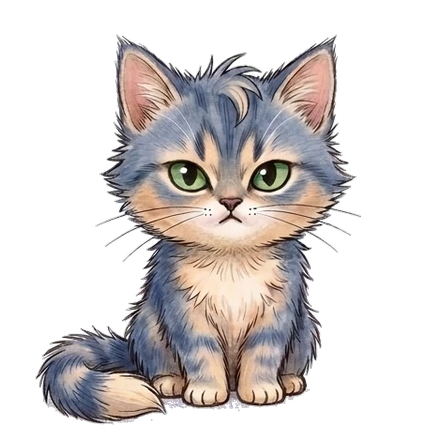
#> input picture assets/kiki/idle.webp, 448 x 448 px; its folder holds 4 pictures in this run
$ python smooth_kiki_sprites.py
#> lines starting #> are read from the running program, lines starting #| are printed output that depends on the picture
#!/usr/bin/env python3
"""Build silky ~18fps animated Kiki WebPs from dense hand-drawn keyframes + DIS optical flow.

Source transparent keyframes live in `assets/kiki/*.webp`.
Generated white-background hand-drawn in-betweens live in `assets/kiki/interp/gen/*.jpg`.

Pipeline:
  1. Flood-fill white backgrounds to clean anti-aliased RGBA (protecting cream/white fur).
  2. Align every generated frame's scale & bottom-center anchor smoothly between its
     start and end keyframes (or exact-lock to `idle_sit` for blink frames).
  3. Start & end both `idle_lazy` and `idle_playful` on the exact `idle_sit` pose so
     companion state transitions (`idle` <-> `idle_lazy` / `idle_playful`) have ZERO jump.
  4. Insert adaptive bidirectional DIS optical-flow warped frames between consecutive
     hand-drawn poses (~55ms per step = ~18fps) with automatic ghost-protection.
  5. Save optimized WebPs to `frontend/public/kiki/` and write loop durations to
     `frontend/src/components/kikiSpriteMeta.ts`.

Usage: python3 scripts/smooth_kiki_sprites.py
"""
from __future__ import annotations

import struct
from collections import deque
from pathlib import Path

import cv2
import numpy as np
from PIL import Image

ROOT = Path(__file__).resolve().parent.parent
SRC = ROOT / "assets" / "kiki"
GEN = SRC / "interp" / "gen"
DST = ROOT / "frontend" / "public" / "kiki"
META_TS = ROOT / "frontend" / "src" / "components" / "kikiSpriteMeta.ts"

OUT_SIZE = 208  # >2x retina crisp for 96px companion while keeping animated WebPs compact
STATIC_SIZE = 256  # 1.8x-2x crisp for up to 144px hero static PNGs


def load_keyframe(webp_name: str, frame_idx: int) -> Image.Image:
    im = Image.open(SRC / f"{webp_name}.webp")
    im.seek(frame_idx)
    return im.convert("RGBA").resize((OUT_SIZE, OUT_SIZE), Image.LANCZOS)


# [7 lines left out: function bbox_metrics, not called in this run]


def cutout_white_bg(path: Path) -> Image.Image:
    """Flood-fill remove outer white background with clean anti-aliased edges."""
    rgb = np.asarray(Image.open(path).convert("RGB"), dtype=np.uint8)
    h, w = rgb.shape[:2]

    r = rgb[..., 0].astype(np.int16)
    g = rgb[..., 1].astype(np.int16)
    b = rgb[..., 2].astype(np.int16)
    lum = (r + g + b) / 3.0
    chroma = np.maximum(np.maximum(r, g), b) - np.minimum(np.minimum(r, g), b)
    is_bg_cand = (lum >= 232) & (chroma <= 22)

    visited = np.zeros((h, w), dtype=bool)
    q: deque[tuple[int, int]] = deque()
    for x in range(w):
        for y in (0, h - 1):
            if is_bg_cand[y, x] and not visited[y, x]:
                visited[y, x] = True
                q.append((y, x))
    for y in range(h):
        for x in (0, w - 1):
            if is_bg_cand[y, x] and not visited[y, x]:
                visited[y, x] = True
                q.append((y, x))

    while q:
        cy, cx = q.popleft()
        for ny, nx in ((cy - 1, cx), (cy + 1, cx), (cy, cx - 1), (cy, cx + 1)):
            if 0 <= ny < h and 0 <= nx < w and not visited[ny, nx] and is_bg_cand[ny, nx]:
                visited[ny, nx] = True
                q.append((ny, nx))

    alpha = np.where(visited, 0.0, 255.0).astype(np.float32)

    fringe = np.zeros((h, w), dtype=bool)
    for dy, dx in ((-1, 0), (1, 0), (0, -1), (0, 1), (-1, -1), (-1, 1), (1, -1), (1, 1)):
        shifted = np.roll(np.roll(visited, dy, axis=0), dx, axis=1)
        fringe |= shifted & (~visited)
    fringe2 = fringe.copy()
    for dy, dx in ((-1, 0), (1, 0), (0, -1), (0, 1)):
        shifted = np.roll(np.roll(fringe, dy, axis=0), dx, axis=1)
        fringe2 |= shifted & (~visited)

    f_rgb = rgb.astype(np.float32)
    bright_fringe = fringe2 & (lum > 180) & (chroma < 38)
    t_alpha = np.clip((248.0 - lum) / 68.0, 0.0, 1.0)
    alpha = np.where(bright_fringe, t_alpha * 255.0, alpha)

    a_norm = np.clip(alpha / 255.0, 0.0, 1.0)[..., None]
    de_rgb = np.where(
        (bright_fringe[..., None]) & (a_norm > 0.05),
        np.clip((f_rgb - (1.0 - a_norm) * 255.0) / np.maximum(a_norm, 0.05), 0.0, 255.0),
        f_rgb,
    )
    rgba = np.concatenate([de_rgb, alpha[..., None]], axis=-1).astype(np.uint8)
    return Image.fromarray(rgba, "RGBA")


def align_gen_frame(
    gen_name: str,
    start_kf: Image.Image,
    end_kf: Image.Image,
    t: float,
) -> Image.Image:
    """Cut out `gen_name` and align its scale & bottom-center anchor between start_kf and end_kf."""
    cut = cutout_white_bg(GEN / f"{gen_name}.jpg")
    alpha = np.asarray(cut)[..., 3]
    ys, xs = np.where(alpha > 20)
    x0, x1, y0, y1 = int(xs.min()), int(xs.max()) + 1, int(ys.min()), int(ys.max()) + 1
    cropped = cut.crop((x0, y0, x1, y1))

    scx, sby, sh = bbox_metrics(start_kf)
    ecx, eby, eh = bbox_metrics(end_kf)
    target_cx = scx * (1 - t) + ecx * t
    target_by = sby * (1 - t) + eby * t
    target_h = sh * (1 - t) + eh * t

    scale = target_h / max(1, cropped.height)
    nw = max(1, round(cropped.width * scale))
    nh = max(1, round(cropped.height * scale))
    if nw > OUT_SIZE - 8:
        clamp = (OUT_SIZE - 8) / nw
        nw = round(nw * clamp)
        nh = round(nh * clamp)

    resized = cropped.resize((nw, nh), Image.LANCZOS)
    canvas = Image.new("RGBA", (OUT_SIZE, OUT_SIZE), (0, 0, 0, 0))
    px = max(0, min(OUT_SIZE - nw, round(target_cx - nw / 2.0)))
    py = max(0, min(OUT_SIZE - nh, round(target_by - nh)))
    canvas.paste(resized, (px, py), resized)
    return canvas


_DIS = cv2.DISOpticalFlow_create(cv2.DISOPTICAL_FLOW_PRESET_MEDIUM)
_DIS.setFinestScale(0)


# [160 lines left out: functions _to_gray_on_white, _warp_premul, flow_bridge, expand_sequence, save_webp, _read_webp_durations and 2 more, not called in this run]


def main() -> None:
    loop_ms: dict[str, int] = {}

    # Shared anchor frame: exact sitting idle pose (frame 0 of idle.webp)
    k_sit = load_keyframe("idle", 0)
#> in load_keyframe, im is the input picture: PIL image 448x448 RGBA; mean R, G, B, A 66.9, 61.8, 60.6, 96.3
#> in load_keyframe, `return im.convert("RGBA").resize((OUT_SIZE, OUT_SIZE), Image.LANCZOS)`:
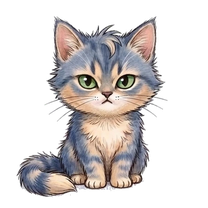
#> returned value: PIL image 208x208 RGBA; mean R, G, B, A 64.3, 59.2, 58, 96.4; transparent parts drawn white
    k_sit_sway = load_keyframe("idle", 5)
#> call 2 of load_keyframe, with webp_name = 'idle', frame_idx = 5
#> in load_keyframe (call 2), `im.seek(frame_idx)`:
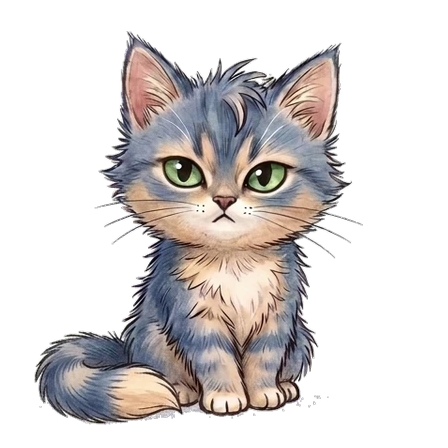
#> im: PIL image 448x448 RGBA; mean R, G, B, A 65.2, 60.6, 59.7, 95.4; transparent parts drawn white
#> in load_keyframe (call 2), `return im.convert("RGBA").resize((OUT_SIZE, OUT_SIZE), Image.LANCZOS)`:
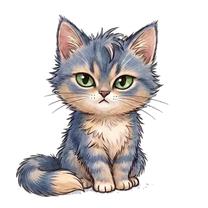
#> returned value: PIL image 208x208 RGBA; mean R, G, B, A 62.4, 57.8, 56.9, 95.4; transparent parts drawn white

    # 1. idle: calm sitting + natural eyes-only blink (NO tail whip!) + slow tail sway
    g_blink_half = align_gen_frame("idle_blink_half", k_sit, k_sit, 0.0)
    g_blink_closed = align_gen_frame("idle_blink_closed", k_sit, k_sit, 0.0)

    idle_spec = [
        (k_sit, 2900, 0, 50),          # calm sitting
        (g_blink_half, 65, 0, 50),     # natural blink down
        (g_blink_closed, 95, 0, 50),   # eyes closed
        (g_blink_half, 65, 0, 50),     # blink open
        (k_sit, 2400, 4, 75),          # calm hold -> slow lazy tail sway out
        (k_sit_sway, 1100, 4, 75),     # hold gently -> slow lazy tail sway back
    ]
    frames, durs = expand_sequence(idle_spec, close_loop=True)
    loop_ms["idle"] = save_webp("idle", frames, durs)

    # 2. idle_lazy: starts & ends on exact `k_sit`! Full sitting -> lying -> yawn -> nap -> sit up
    k_lying = load_keyframe("idle_lazy", 0)
    k_yawn = load_keyframe("idle_lazy", 1)
    k_relaxed = load_keyframe("idle_lazy", 2)
    k_sleep = load_keyframe("idle_lazy", 3)

    g_s2l_33 = align_gen_frame("sit_to_lying_33", k_sit, k_lying, 0.33)
    g_s2l_66 = align_gen_frame("sit_to_lying_66", k_sit, k_lying, 0.66)
    g_la33 = align_gen_frame("lazy_a_33", k_lying, k_yawn, 0.30)
    g_la50 = align_gen_frame("lazy_a_50", k_lying, k_yawn, 0.50)
    g_la66 = align_gen_frame("lazy_a_66", k_lying, k_yawn, 0.72)
    g_lb33 = align_gen_frame("lazy_b_33", k_yawn, k_relaxed, 0.28)
    g_lb50 = align_gen_frame("lazy_b_50", k_yawn, k_relaxed, 0.50)
    g_lb66 = align_gen_frame("lazy_b_66", k_yawn, k_relaxed, 0.75)
    g_lc33 = align_gen_frame("lazy_c_33", k_relaxed, k_sleep, 0.30)
    g_lc50 = align_gen_frame("lazy_c_50", k_relaxed, k_sleep, 0.52)
    g_lc66 = align_gen_frame("lazy_c_66", k_relaxed, k_sleep, 0.85)
    g_ld50 = align_gen_frame("lazy_d_50", k_sleep, k_lying, 0.35)
    g_ld75 = align_gen_frame("lazy_d_75", k_sleep, k_lying, 0.70)

    lazy_spec = [
        (k_sit, 220, 2, 55),           # seamless entry from idle
        (g_s2l_33, 90, 2, 55),
        (g_s2l_66, 90, 2, 55),
        (k_lying, 1700, 3, 55),        # settle lying drowsy
        (g_la33, 80, 2, 55),
        (g_la50, 80, 3, 55),
        (g_la66, 90, 3, 55),
        (k_yawn, 1350, 2, 55),         # big cozy yawn
        (g_lb33, 80, 2, 55),
        (g_lb50, 80, 2, 55),
        (g_lb66, 90, 3, 55),
        (k_relaxed, 1900, 3, 55),      # relaxed smile
        (g_lc33, 90, 3, 55),
        (g_lc50, 90, 2, 55),
        (g_lc66, 120, 3, 60),
        (k_sleep, 2600, 3, 75),        # deep nap with bubble
        (g_lc66, 260, 3, 75),          # gentle exhale (bubble pops)
        (k_sleep, 2400, 3, 65),        # nap continues
        (g_ld50, 120, 2, 55),          # waking up drowsily
        (g_ld75, 110, 2, 55),
        (k_lying, 1100, 2, 55),        # brief stretch before sitting back up
        (g_s2l_66, 90, 2, 55),
        (g_s2l_33, 90, 2, 55),
    ]
    frames, durs = expand_sequence(lazy_spec, close_loop=True)
    loop_ms["idle_lazy"] = save_webp("idle_lazy", frames, durs)

    # 3. idle_playful: starts & ends on exact `k_sit`! Sit -> tilt -> lick -> tilt -> paw -> wave -> sit
    k_tilt = load_keyframe("idle_playful", 0)
    k_lick = load_keyframe("idle_playful", 1)
    k_paw = load_keyframe("idle_playful", 3)
    k_wave = load_keyframe("idle_playful", 4)

    g_s2t_50 = align_gen_frame("sit_to_tilt_50", k_sit, k_tilt, 0.50)
    g_pa33 = align_gen_frame("play_a_33", k_tilt, k_lick, 0.33)
    g_pa66 = align_gen_frame("play_a_66", k_tilt, k_lick, 0.66)
    g_pb33 = align_gen_frame("play_b_33", k_tilt, k_paw, 0.25)
    g_pb50 = align_gen_frame("play_b_50", k_tilt, k_paw, 0.50)
    g_pb66 = align_gen_frame("play_b_66", k_tilt, k_paw, 0.75)
    g_pc50 = align_gen_frame("play_c_50", k_paw, k_wave, 0.45)
    g_pc75 = align_gen_frame("play_c_75", k_paw, k_wave, 0.78)

    play_spec = [
        (k_sit, 220, 2, 55),           # seamless entry from idle
        (g_s2t_50, 80, 2, 55),
        (k_tilt, 1400, 3, 55),         # playful head tilt
        (g_pa33, 75, 3, 50),
        (g_pa66, 75, 3, 50),
        (k_lick, 1450, 3, 50),         # licking paw
        (g_pa66, 75, 3, 50),
        (g_pa33, 75, 3, 55),
        (k_tilt, 1300, 2, 55),         # back to playful tilt
        (g_pb33, 75, 2, 55),
        (g_pb50, 75, 3, 55),
        (g_pb66, 75, 3, 55),
        (k_paw, 1050, 2, 55),          # paw pad raised
        (g_pc50, 70, 2, 50),
        (g_pc75, 70, 3, 50),
        (k_wave, 1250, 3, 50),         # excited high wave
        (g_pc75, 70, 2, 50),
        (g_pc50, 70, 2, 55),
        (k_paw, 850, 3, 55),
        (g_pb66, 75, 3, 55),
        (g_pb50, 75, 2, 55),
        (g_pb33, 75, 2, 55),
        (k_tilt, 700, 2, 55),
        (g_s2t_50, 80, 2, 55),         # return smoothly to idle_sit
    ]
    frames, durs = expand_sequence(play_spec, close_loop=True)
    loop_ms["idle_playful"] = save_webp("idle_playful", frames, durs)

    # 4. thinking & waiting_input: gentle optical-flow smoothing on original keyframes
    think_src = [load_keyframe("thinking", i) for i in range(6)]
    think_spec = [
        (think_src[0], 700, 2, 60),
        (think_src[1], 650, 2, 60),
        (think_src[2], 1100, 3, 60),
        (think_src[3], 850, 3, 60),
        (think_src[4], 850, 2, 60),
        (think_src[5], 650, 2, 60),
    ]
    frames, durs = expand_sequence(think_spec, close_loop=True)
    loop_ms["thinking"] = save_webp("thinking", frames, durs)

    wait_src = [load_keyframe("waiting_input", i) for i in range(4)]
    wait_spec = [
        (wait_src[0], 550, 2, 60),
        (wait_src[1], 480, 2, 60),
        (wait_src[2], 550, 2, 60),
        (wait_src[3], 620, 2, 60),
    ]
    frames, durs = expand_sequence(wait_spec, close_loop=True)
    loop_ms["waiting_input"] = save_webp("waiting_input", frames, durs)

    # 5. Compress fast-cycle WebPs (`working`, `delivering`) and all 7 static PNGs
    for fast_name in ("working", "delivering"):
        compress_passthrough_webp(fast_name)
    compress_static_pngs()

    body = "\n".join(f"  {k}: {v}," for k, v in loop_ms.items())
    META_TS.write_text(
        "// Generated by scripts/smooth_kiki_sprites.py - do not edit by hand.\n"
        "/** One full loop of each animated WebP, in ms. */\n"
        f"export const KIKI_LOOP_MS = {{\n{body}\n}} as const;\n"
    )


if __name__ == "__main__":
#> (the run stopped early here; a loop or call above may not have finished)
